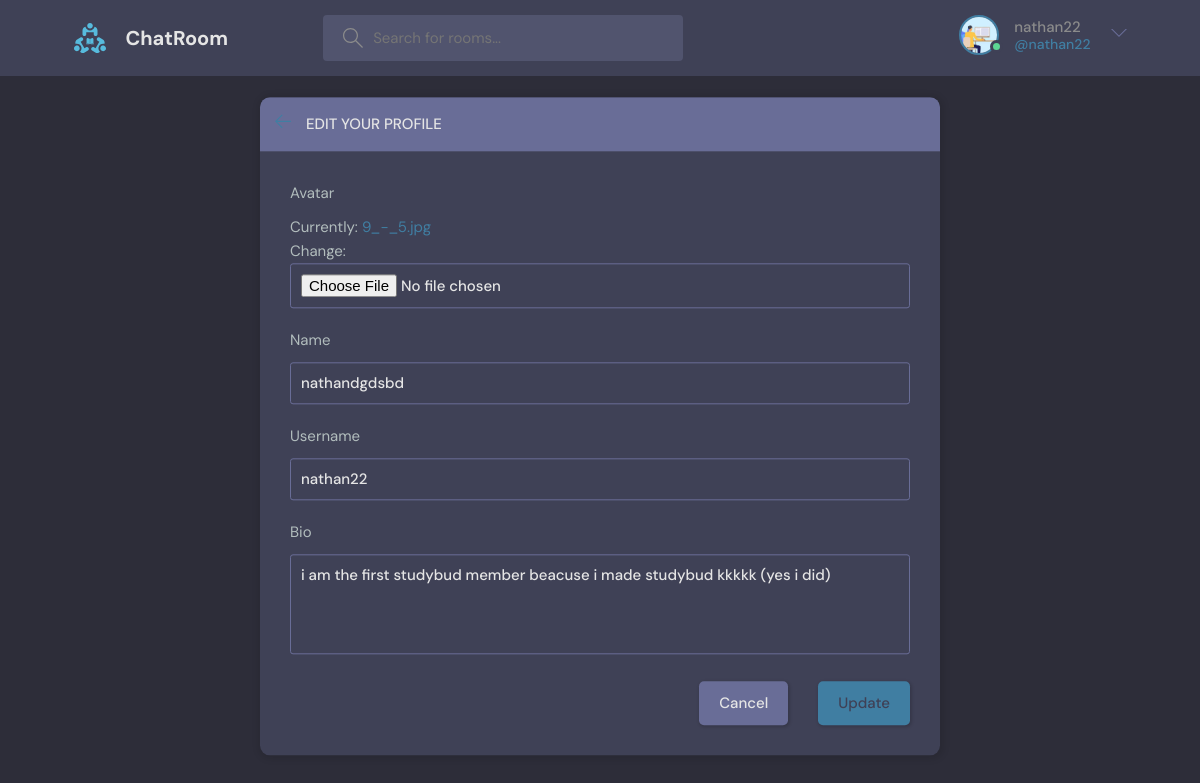
The app's page /update-user/ (signed in) with its own data.
### Base/models.py (models this page shows)
class User(AbstractUser):
    name = models.CharField(max_length=200 , null=True)
    bio = models.TextField(null=True)
    avatar = models.ImageField(null=True , default='avatar.svg')

### Base/views.py (the view)
# urls.py: path('update-user/',updateUser,name='updateUser'),
@login_required(login_url='loginPage')
def updateUser(request):
    user = request.user
    conetxt = {'form' :UserForm(instance=user)}
    if request.method == 'POST':
        form = UserForm(request.POST ,request.FILES ,instance=user)
        if form.is_valid():
            form.save()
            return redirect('userProfile',pk=user.id)
    return render(request,'Base/update-user.html',conetxt)

### Base/forms.py
class UserForm(ModelForm):
    class  Meta :
        model = User
        fields = ['avatar','name','username','bio']

### Base/templates/Base/update-user.html (shortened to what this page needs)
{% extends 'main.html' %}
{% block content %}
<main class="update-account layout">
  <div class="container">
    <div class="layout__box">
      <div class="layout__boxHeader">
        <div class="layout__boxTitle">
          <a href="{% url 'home' %}">
            <svg version="1.1" xmlns="http://www.w3.org/2000/svg" width="32" height="32" viewBox="0 0 32 32">
              <title>arrow-left</title>
              <path
                d="M13.723 2.286l-13.723 13.714 13.719 13.714 1.616-1.611-10.96-10.96h27.625v-2.286h-27.625l10.965-10.965-1.616-1.607z">
              </path>
            </svg>
          </a>
          <h3>Edit your profile</h3>
        </div>
      </div>
      <div class="layout__body">
        <form class="form" action="" method="POST" enctype="multipart/form-data">
          {% for field in form %}
          <div class="form__group">
            <label for="profile_pic">{{field.label}}</label>
            {{field}}
          </div>
          {% endfor %}
          <div class="form__action">
            <a class="btn btn--dark" href="{% url 'home' %}">Cancel</a>
            <button class="btn btn--main" type="submit">Update</button>
          </div>
        </form>
      </div>
    </div>
  </div>
</main>
{% endblock content %}

### Templates/navba.html (shortened to what this page needs)
{% load static %}
<header class="header header--loggedIn">
  <div class="container">
    <a href="{% url 'home' %}" class="header__logo">
      <img src="{% static 'images/logo.svg' %}" />
      <h1>ChatRoom</h1>
    </a>
    <form class="header__search" method="GET" action="{% url 'home' %}">
      <label>
        <input name = 'q' placeholder="Search for rooms..." />
      </label>
    </form>
    <nav class="header__menu">
      {% if request.user.is_authenticated %}
        <div class="header__user">
          <a href="{% url 'updateUser' %}">
            <div class="avatar avatar--medium active">
              <img src="{{request.user.avatar.url}} "/>
            </div>
            <p>{{request.user}} <span>@{{request.user}}</span></p>
          </a>
          <button class="dropdown-button">
            <svg version="1.1" xmlns="http://www.w3.org/2000/svg" width="32" height="32" viewBox="0 0 32 32">
              <title>chevron-down</title>
              <path d="M16 21l-13-13h-3l16 16 16-16h-3l-13 13z"></path>
            </svg>
          </button>
        </div>
      {% else %}
       <a href="{% url 'loginPage' %}">
        <img src="{% static 'images/avatar.svg' %}" />
        <p>Login</p>
       </a>
      {% endif %}
    </nav>
  </div>
</header>

### records on screen
User: user.avatar (picture), user "nathan22", form "nathandgdsbd" "nathan22" "i am the first studybud member beacuse i made studybud kkkkk (yes i did)"

### other values on screen
{{ field.label }} "Avatar" "Name" "Username" "Bio"
